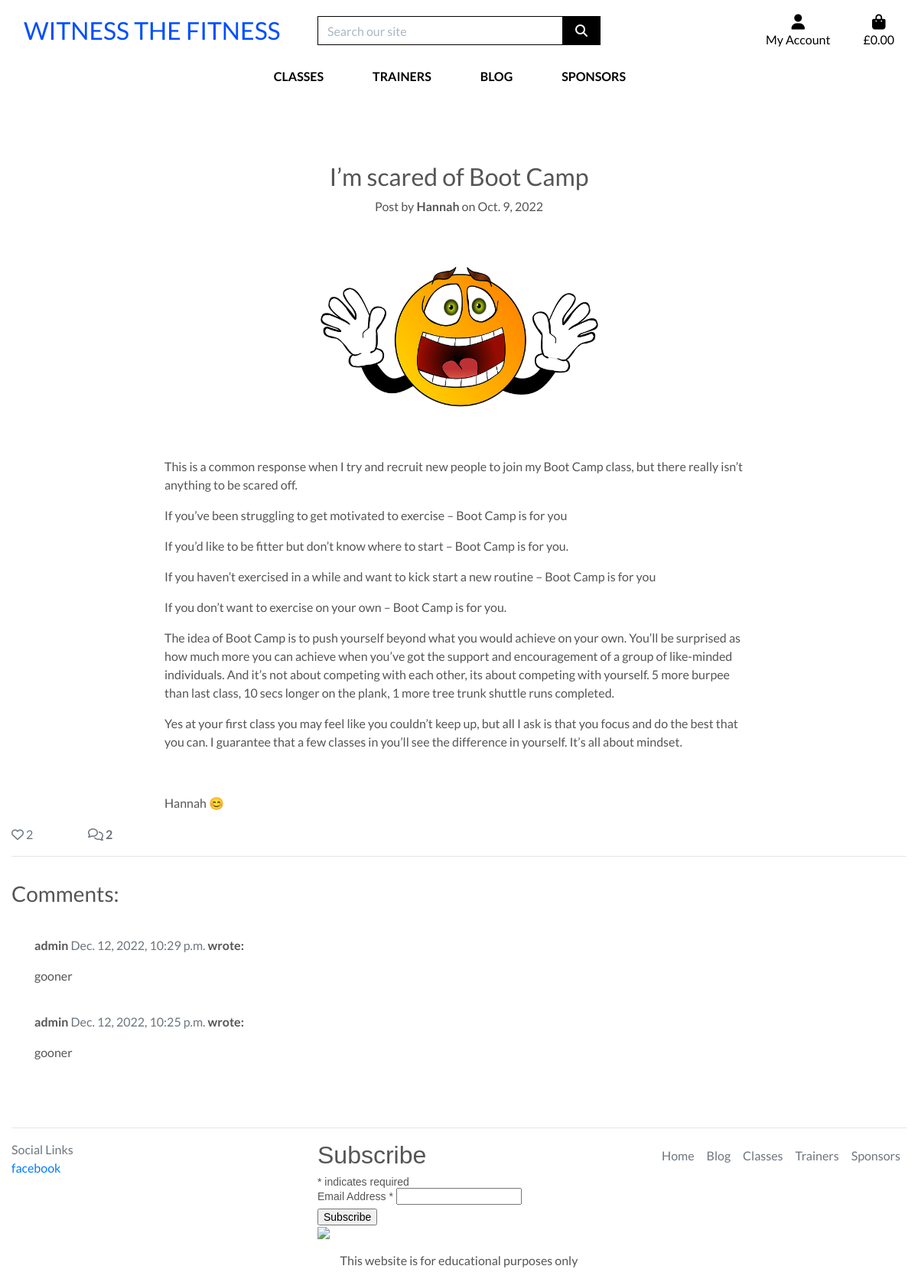
The page /blog/im-scared-of-boot-camp/ on the database as committed earlier.
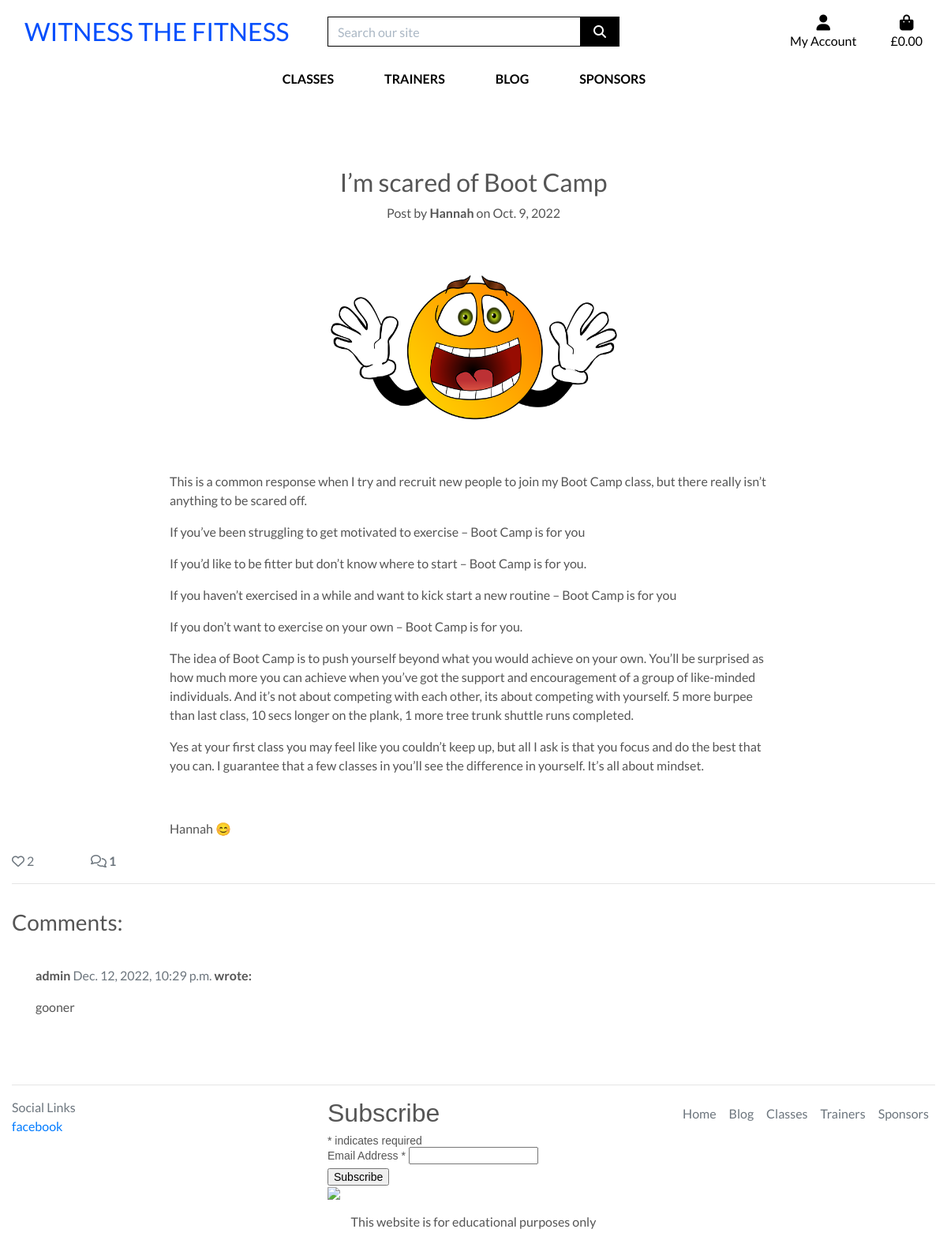
The same page on the database as committed later.
### blog/models.py (models this page shows, shortened)
class Comment(models.Model):
    post = models.ForeignKey(Post, on_delete=models.CASCADE,
                             related_name="comments")
    name = models.ForeignKey(User, on_delete=models.CASCADE,
                             related_name="user_comments")
    body = models.TextField()
    created_on = models.DateTimeField(auto_now_add=True)
    class Meta:
        ordering = ["created_on"]

### blog/views.py (the view, shortened to what this page needs)
# urls.py: path('<slug:slug>/', views.PostDetail.as_view(), name='post_detail'),
class PostDetail(View):
    def get(self, request, slug, *args, **kwargs):
        queryset = Post.objects.filter(status=1)
        post = get_object_or_404(queryset, slug=slug)
        comments = post.comments.order_by("-created_on")
        liked = False
        if post.likes.filter(id=self.request.user.id).exists():
            liked = True
        template = 'blog/post_detail.html'
        context = {
            "post": post,
            "comments": comments,
            "liked": liked,
            "comment_form": CommentForm(),
        }
        return render(request, template, context)

### blog/forms.py
class CommentForm(forms.ModelForm):
    class Meta:
        model = Comment
        fields = ['body']

### bag/contexts.py (called while the page is built, shortened)
def bag_contents(request):
    bag_items = []
    total = 0
    product_count = 0
    bag = request.session.get('bag', {})
    context = {
        'bag_items': bag_items,
        'total': total,
        'product_count': product_count,
    }
    return context

### blog/models.py (called while the page is built)
    def number_of_likes(self):
        return self.likes.count()

### blog/templates/blog/post_detail.html (shortened to what this page needs)
{% extends "base.html" %}
{% load static %}
{% block page_header %}
    <div class="container header-container">
    </div>
{% endblock %}
{% block content %}
<div class="overlay"></div>
<div class="container-fluid mt-5">
    <div class="row">
        <div class="col-6 offset-3 text-center">
            <h2 class="brand">{{ post.title }}</h2>
            <p>Post by <strong>{{ post.author }}</strong> on {{ post.created_on }}</p>
        </div>
    </div>
    <div class="row">
        <div class="col-4 offset-4">
            {% if post.featured_image %}
            <img class="card-img-top" src=" {{ post.featured_image.url }}" alt="post-image">
            {% else %}
            <img class="card-img-top" src=" {{ MEDIA_URL }}noimage.png" alt="post-image">
            {% endif %}
        </div>
    </div>
    <div class="row">
        <div class="col-8 offset-2">
            <div>{{ post.content | safe }}</div>
        </div>
    </div>
    <div class="row">
        <div class="col-1">
            {% if user.is_authenticated %}
            <form action="{% url 'post_like' post.slug %}" class="d-inline" method="POST">
                <strong>
                    {% csrf_token %}
                    {% if liked %}
                    <button type="submit" name="blogpost_id" value="{{ post.slug }}" class="btn-like"><i
                            class="fas fa-heart"></i></button>
                    {% else %}
                    <button type="submit" name="blogpost_id" value="{{ post.slug }}" class="btn btn-like"><i
                            class="far fa-heart"></i></button>
                    {% endif %}
                </strong>
            </form>
            <strong>
                {% else %}
                <span class="text-secondary"><i class="far fa-heart"></i></span>
                {% endif %}
                <span class="text-secondary">{{ post.number_of_likes }}</span>
        </div>
        <div class="col-1">
            {% with comments.count as total_comments %}
            <strong class="text-secondary"><i class="far fa-comments"></i>
                {{ total_comments}}
            </strong>
            {% endwith %}
        </div>
    </div>
    <hr>
    <div class="row">
        <div class="col-md-8 card mb-4  mt-3 ">
            <h3>Comments:</h3>
            <div class="card-body">
                {% for comment in comments %}
                <div class="comments" style="padding: 10px;">
                    <p class="font-weight-bold">
                        {{ comment.name }}
                        <span class=" text-muted font-weight-normal">
                            {{ comment.created_on }}
                        </span> wrote:
                    </p>
                    {{ comment.body | linebreaks }}
                </div>
                {% endfor %}
            </div>
        </div>
    </div>
</div>
{% endblock %}

Rows that differ between the two databases and show on the page:
removed Comment: name "admin", created_on "Dec. 12, 2022, 10:25 p.m.", body "gooner"
Other text that changed with them:
{{ total_comments }}: "2" → "1"
